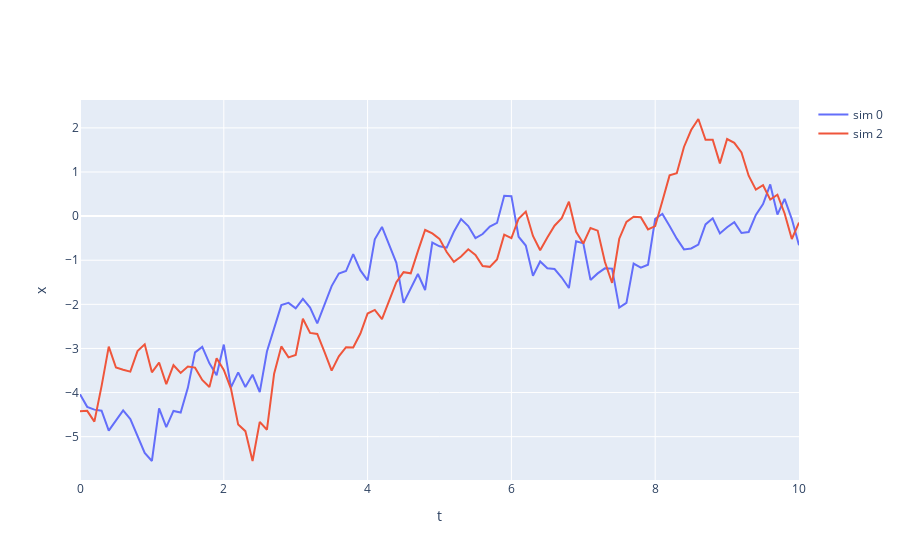

The code cell stored with this chart in its notebook:
### Code cell
sim.plot_sim('x', [0, 2], ['sim 0', 'sim 2'])
